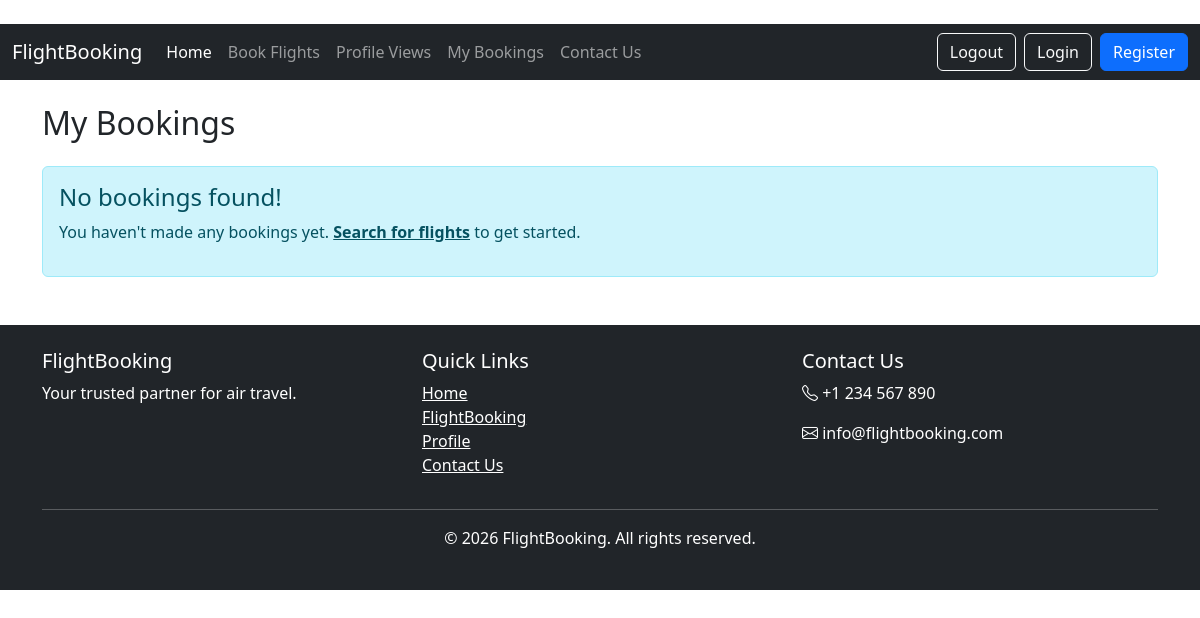
The page /my-bookings/ (signed in) on the database as committed earlier.
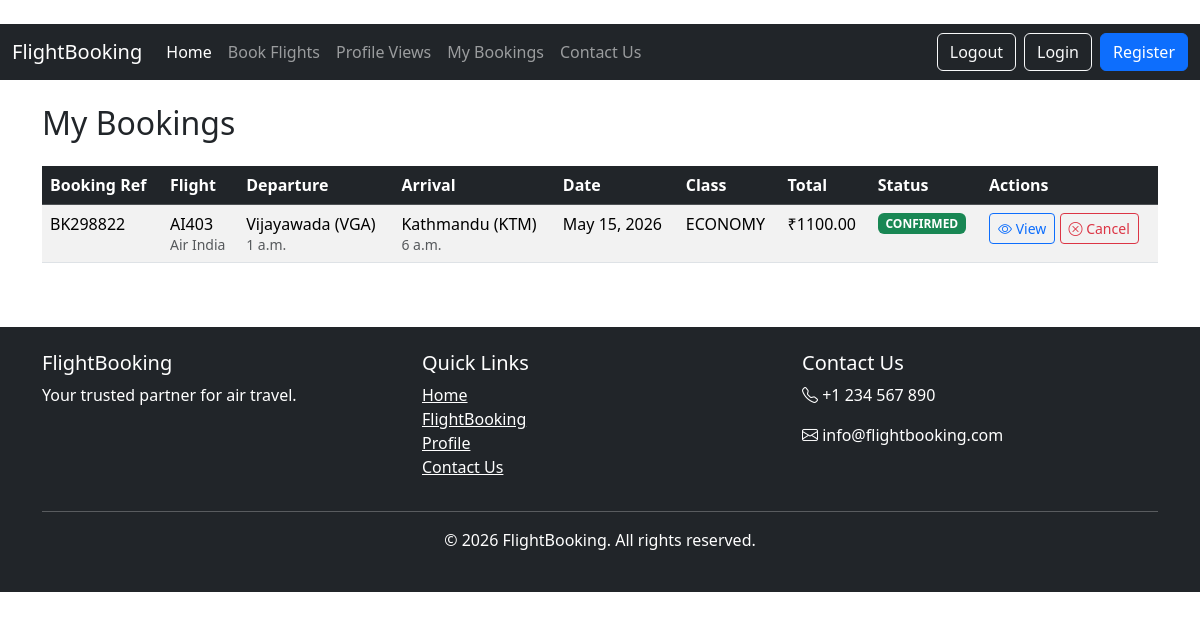
The same page on the database as committed later.
### home/models.py (models this page shows, shortened)
class Booking(models.Model):
    STATUS_CHOICES = [
        ('CONFIRMED', 'Confirmed'),
        ('CANCELLED', 'Cancelled'),
        ('PENDING', 'Pending'),
    ]
    CLASS_CHOICES = [
        ('ECONOMY', 'Economy'),
        ('BUSINESS', 'Business'),
        ('FIRST', 'First Class'),
    ]
    reference = models.CharField(max_length=8, unique=True)
    user = models.ForeignKey(User, on_delete=models.CASCADE)
    flight = models.ForeignKey('Flight', on_delete=models.CASCADE)
    nums_passengers = models.PositiveIntegerField(default=1)
    travel_class = models.CharField(max_length=10, choices=CLASS_CHOICES)
    total_price = models.DecimalField(max_digits=10, decimal_places=2, default=Decimal('0.00'))
    booking_date = models.DateTimeField(auto_now_add=True)
    status = models.CharField(max_length=10, choices=STATUS_CHOICES, default='CONFIRMED')

class Flight(models.Model):
    flight_number = models.CharField(max_length=10)
    airline = models.ForeignKey(Airline, on_delete=models.CASCADE)
    departure_airport = models.ForeignKey(Airport, related_name='departures', on_delete=models.CASCADE)
    arrival_airport = models.ForeignKey(Airport, related_name='arrivals', on_delete=models.CASCADE)
    departure_time = models.DateTimeField()
    arrival_time = models.DateTimeField()
    economy_seats = models.PositiveIntegerField()
    business_seats = models.PositiveIntegerField()
    first_class_seats = models.PositiveIntegerField()
    economy_price = models.DecimalField(max_digits=10, decimal_places=2)
    business_price = models.DecimalField(max_digits=10, decimal_places=2)
    first_class_price = models.DecimalField(max_digits=10, decimal_places=2)
    '''def duration(self):
        return self.arrival_time - self.departure_time'''
    @property
    def duration(self):
        """Calculate flight duration in hours and minutes"""
        delta = self.arrival_time - self.departure_time
        total_seconds = delta.total_seconds()
        hours = int(total_seconds // 3600)
        minutes = int((total_seconds % 3600) // 60)
        return timedelta(hours=hours, minutes=minutes)

class Airline(models.Model):
    name = models.CharField(max_length=100)
    code = models.CharField(max_length=2, unique=True)
    logo = models.ImageField(upload_to='airlines/', null=True, blank=True)

class Airport(models.Model):
    code = models.CharField(max_length=3, unique=True)
    name = models.CharField(max_length=100)
    city = models.CharField(max_length=100)
    country = models.CharField(max_length=100)
    image = models.ImageField(upload_to='airports/', null=True, blank=True)

### home/views.py (the view)
@login_required
def my_bookings(request):
    bookings = Booking.objects.filter(user=request.user).order_by('-booking_date')
    return render(request, 'my_bookings.html', {'bookings': bookings})

### templates/my_bookings.html (shortened to what this page needs)
﻿{% extends 'base.html' %}
{% block body %}
<div class="container mt-4">
    <h2 class="mb-4">My Bookings {{ passenger.first_name }} {{ passenger.last_name }}</h2>
    {% if bookings %}
    <div class="table-responsive">
        <table class="table table-striped table-hover">
            <thead class="table-dark">
                <tr>
                    <th>Booking Ref</th>
                    <th>Flight</th>
                    <th>Departure</th>
                    <th>Arrival</th>
                    <th>Date</th>
                    <th>Class</th>
                    <th>Total</th>
                    <th>Status</th>
                    <th>Actions</th>
                </tr>
            </thead>
            <tbody>
                {% for booking in bookings %}
                <tr>
                    <td>{{ booking.reference }}</td>
                    <td>
                        {{ booking.flight.airline.code }}{{ booking.flight.flight_number }}<br>
                        <small class="text-muted">{{ booking.flight.airline.name }}</small>
                    </td>
                    <td>
                        {{ booking.flight.departure_airport.city }} ({{ booking.flight.departure_airport.code }})<br>
                        <small class="text-muted">{{ booking.flight.departure_time|time }}</small>
                    </td>
                    <td>
                        {{ booking.flight.arrival_airport.city }} ({{ booking.flight.arrival_airport.code }})<br>
                        <small class="text-muted">{{ booking.flight.arrival_time|time }}</small>
                    </td>
                    <td>{{ booking.flight.departure_time|date:"M d, Y" }}</td>
                    <td>{{ booking.travel_class }}</td>
                    <td>₹{{ booking.total_price }}</td>
                    <td>
                        <span class="badge bg-{% if booking.status == 'CONFIRMED' %}success{% else %}danger{% endif %}">
                            {{ booking.status }}
                        </span>
                    </td>
                    <td>
                        <a href="{% url 'booking_detail' booking.reference %}" class="btn btn-sm btn-outline-primary">
                            <i class="bi bi-eye"></i> View
                        </a>
                        {% if booking.status == 'CONFIRMED' %}
                        <a href="{% url 'cancel_booking' booking.reference %}" class="btn btn-sm btn-outline-danger">
                            <i class="bi bi-x-circle"></i> Cancel
                        </a>
                        {% endif %}
                    </td>
                </tr>
                {% endfor %}
            </tbody>
        </table>
    </div>
    {% else %}
    <div class="alert alert-info">
        <h4 class="alert-heading">No bookings found!</h4>
        <p>You haven't made any bookings yet. <a href="{% url 'flight_search' %}" class="alert-link">Search for flights</a> to get started.</p>
    </div>
    {% endif %}
</div>
{% endblock %}

Rows that differ between the two databases and show on the page:
added Booking: reference "BK298822", flight.airline.code "AI", flight.flight_number "403", flight.airline.name "Air India", flight.departure_airport.city "Vijayawada", flight.departure_airport.code "VGA", flight.departure_time "1 a.m.", flight.arrival_airport.city "Kathmandu", flight.arrival_airport.code "KTM", flight.arrival_time "6 a.m.", flight.departure_time "May 15, 2026", travel_class "ECONOMY", total_price "1100.00", status "CONFIRMED", shows "Cancel"
Other text that changed with them:
text no longer shown: "No bookings found! You haven't made any bookings yet. Search for flights to get started."
text now shown: "Booking Ref Flight Departure Arrival Date Class Total Status Actions"
